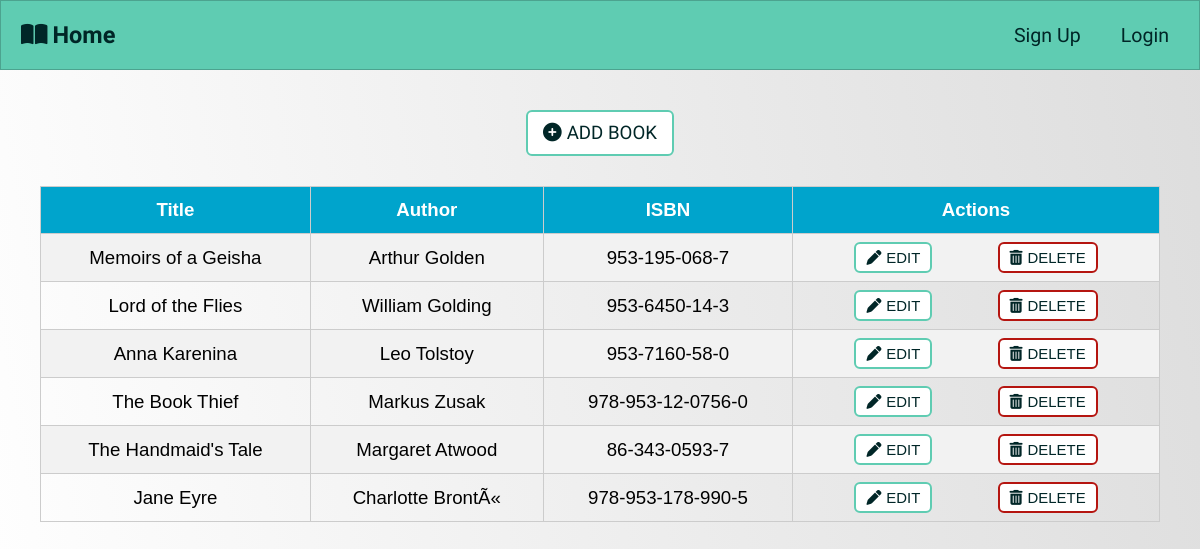
Page /managebooks.php on the committed database.
### tables this page shows
CREATE TABLE `books` (
  `id` int(11) NOT NULL,
  `title` varchar(50) NOT NULL,
  `author` varchar(50) NOT NULL,
  `image` varchar(50) NOT NULL,
  `synopsis` varchar(1000) NOT NULL,
  `isbn` varchar(20) DEFAULT NULL,
  `genre` varchar(50) NOT NULL,
  `year` char(4) NOT NULL,
  `numPages` smallint(6) NOT NULL
);

### managebooks.php (the view, shortened to what this page needs)
<?php
  require "header.php";
?>
<?php
  require 'includes/dbh.inc.php';
  $sql = "SELECT * from books;";
  $stmt = mysqli_stmt_init($conn);
  if(!mysqli_stmt_prepare($stmt, $sql)) {
    echo "SQL statement failed";
  } else {
    mysqli_stmt_execute($stmt);
    $result = mysqli_stmt_get_result($stmt);
  }
?>
<div class="row">
  <div class="content">
    <a href="createbook.php" id="createbook-btn" class="btn"><i class="icon fas fa-plus-circle"></i>Add book</a>
    <table class="custom-table books-table">
      <tr>
        <th>Title</th>
        <th>Author</th>
        <th>ISBN</th>
        <th>Actions</th>
      </tr>
      <?php
        while ($row = mysqli_fetch_assoc($result)): ?>
      <tr>
        <td><?php echo $row['title']; ?></td>
        <td><?php echo $row['author']; ?></td>
        <td><?php echo $row['isbn']; ?></td>
        <td>
          <div class="table-btn-group">
            <a class="action-btn action-btn-edit btn" href="updatebook.php?edit=<?php echo $row['id']; ?>"><i
                class="icon fas fa-pen"></i>EDIT</a>
            <a class="action-btn action-btn-delete btn" href="includes/Book.inc.php?delete=<?php echo $row['id']; ?>"><i
                class="icon fas fa-trash-alt"></i>DELETE</a>
          </div>
        </td>
      </tr>
      <?php endwhile;?>
    </table>
  </div>
    </body>
    </html>

### style.css (style rules this page uses)
* { box-sizing: border-box; padding: 0; margin: 0; }
html { height: 100%; }
body { font-family: 'Oxygen', sans-serif; font-size: 14pt; background-image: linear-gradient(260deg, #ddd 0%, #fff 100%); min-height: 100%; }
.icon { margin-right: 5px; }
.btn { color: #002627; text-decoration: none; text-transform: uppercase; background: #ffffff; padding: 10px 15px; border: 2px solid #5fccb2; border-radius: 6px; display: inline-block; cursor: pointer; }
#createbook-btn { margin-bottom: 30px; transition: all 0.3s ease 0s; }
.action-btn { font-size: 0.8em; padding: 5px 10px; }
.table-btn-group .action-btn-edit { margin-right: 30px; }
.table-btn-group .action-btn-delete { margin-left: 30px; }
.action-btn-edit { transition: all 0.3s ease 0s; }
.action-btn-delete { border-color: #b51510; transition: all 0.3s ease 0s; }
.custom-table { font-family: 'Trebuchet MS', Arial, Helvetica, sans-serif; border-collapse: collapse; width: 100%; }
.custom-table td, .custom-table th { border: 1px solid #ccc; padding: 8px; }
.custom-table tr:nth-child(even) { background-color: #f2f2f2; }
.custom-table th { padding-top: 12px; padding-bottom: 12px; text-align: center; background-color: #00a4cc; color: white; }
.row { display: flex; flex-wrap: wrap; margin-bottom: 20px; }
.content { flex: 50%; padding: 40px; text-align: center; }

### rows in the picture
books: title "Memoirs of a Geisha", author "Arthur Golden", isbn "953-195-068-7"
books: title "Lord of the Flies", author "William Golding", isbn "953-6450-14-3"
books: title "Anna Karenina", author "Leo Tolstoy", isbn "953-7160-58-0"
books: title "The Book Thief", author "Markus Zusak", isbn "978-953-12-0756-0"
books: title "The Handmaid's Tale", author "Margaret Atwood", isbn "86-343-0593-7"
books: title "Jane Eyre", author "Charlotte BrontÃ«", isbn "978-953-178-990-5"
